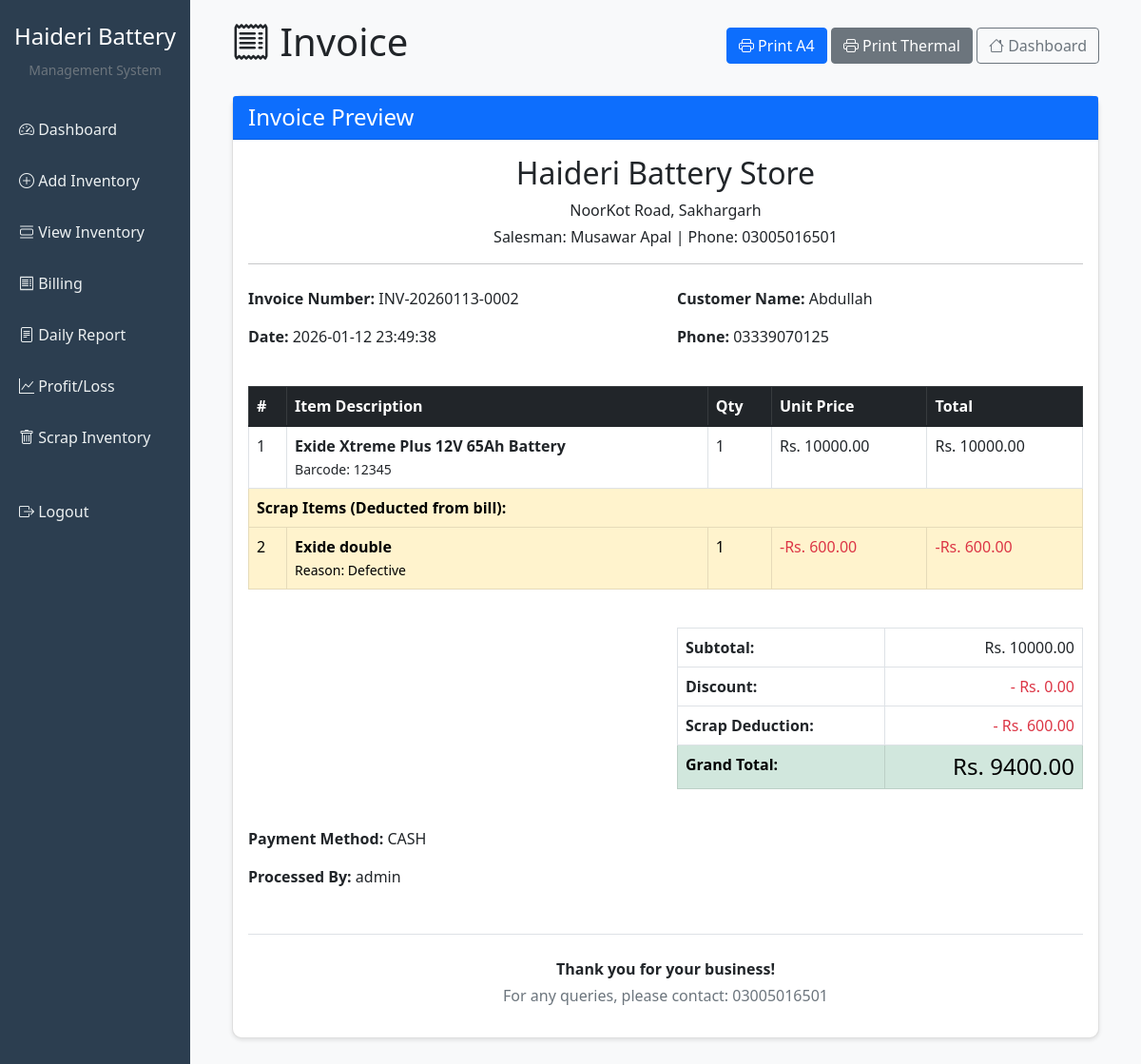
Screenshot of /invoice/INV-20260113-0002 (signed in) with the database file from the repository.
### app.py (models this page shows)
class Sale(db.Model):
    id = db.Column(db.Integer, primary_key=True)
    invoice_number = db.Column(db.String(50), unique=True, nullable=False)
    customer_name = db.Column(db.String(200))
    customer_phone = db.Column(db.String(20))
    items = db.Column(db.Text)  # JSON string of items
    subtotal = db.Column(db.Float, nullable=False)
    discount = db.Column(db.Float, default=0)
    scrap_deduction = db.Column(db.Float, default=0)  # New column
    total = db.Column(db.Float, nullable=False)
    payment_method = db.Column(db.String(50))
    created_by = db.Column(db.String(100))
    created_at = db.Column(db.DateTime, default=datetime.utcnow)

class ScrapInventory(db.Model):
    id = db.Column(db.Integer, primary_key=True)
    barcode = db.Column(db.String(100))
    name = db.Column(db.String(200), nullable=False)
    model = db.Column(db.String(100))
    weight = db.Column(db.Float)
    price = db.Column(db.Float, nullable=False)
    reason = db.Column(db.Text)
    sold_invoice = db.Column(db.String(50))
    created_at = db.Column(db.DateTime, default=datetime.utcnow)

### app.py (the view)
@app.route('/invoice/<invoice_number>')
@login_required
def invoice(invoice_number):
    sale = Sale.query.filter_by(invoice_number=invoice_number).first_or_404()
    items = json.loads(sale.items)
    scrap_items = ScrapInventory.query.filter_by(sold_invoice=invoice_number).all()
    return render_template('invoice.html', sale=sale, items=items, scrap_items=scrap_items)

### app.py (called while the page is built)
@login_manager.user_loader
def load_user(user_id):
    return User.query.get(int(user_id))

### templates/invoice.html (shortened to what this page needs)
{% extends "base.html" %}
{% block content %}
<div class="container">
    <div class="d-flex justify-content-between align-items-center mb-4">
        <h1><i class="bi bi-receipt"></i> Invoice</h1>
        <div>
            <a href="{{ url_for('print_invoice', invoice_number=sale.invoice_number, size='a4') }}" class="btn btn-primary">
                <i class="bi bi-printer"></i> Print A4
            </a>
            <a href="{{ url_for('print_invoice', invoice_number=sale.invoice_number, size='thermal') }}" class="btn btn-secondary">
                <i class="bi bi-printer"></i> Print Thermal
            </a>
            <a href="{{ url_for('dashboard') }}" class="btn btn-outline-secondary">
                <i class="bi bi-house"></i> Dashboard
            </a>
        </div>
    </div>
    <div class="card mb-4">
        <div class="card-header bg-primary text-white"><h4 class="mb-0">Invoice Preview</h4></div>
        <div class="card-body">
            <div class="text-center mb-4">
                <h2>Haideri Battery Store</h2>
                <p class="mb-1">NoorKot Road, Sakhargarh</p>
                <p class="mb-1">Salesman: Musawar Apal | Phone: 03005016501</p>
                <hr>
            </div>
            <div class="row mb-4">
                <div class="col-md-6">
                    <p><strong>Invoice Number:</strong> {{ sale.invoice_number }}</p>
                    <p><strong>Date:</strong> {{ sale.created_at.strftime('%Y-%m-%d %H:%M:%S') }}</p>
                </div>
                <div class="col-md-6">
                    <p><strong>Customer Name:</strong> {{ sale.customer_name }}</p>
                    <p><strong>Phone:</strong> {{ sale.customer_phone or 'N/A' }}</p>
                </div>
            </div>
            <div class="table-responsive mb-4">
                <table class="table table-bordered">
                    <thead class="table-dark">
                        <tr>
                            <th>#</th>
                            <th>Item Description</th>
                            <th>Qty</th>
                            <th>Unit Price</th>
                            <th>Total</th>
                        </tr>
                    </thead>
                    <tbody>
                        {% for item in items %}
                        <tr>
                            <td>{{ loop.index }}</td>
                            <td><strong>{{ item.name }}</strong><br><small>Barcode: {{ item.barcode }}</small></td>
                            <td>{{ item.quantity }}</td>
                            <td>Rs. {{ "%.2f"|format(item.price) }}</td>
                            <td>Rs. {{ "%.2f"|format(item.total) }}</td>
                        </tr>
                        {% endfor %}
                        {% if scrap_items %}
                        <tr class="table-warning">
                            <td colspan="5"><strong>Scrap Items (Deducted from bill):</strong></td>
                        </tr>
                        {% for scrap in scrap_items %}
                        <tr class="table-warning">
                            <td>{{ loop.index + items|length }}</td>
                            <td><strong>{{ scrap.name }}</strong><br><small>Reason: {{ scrap.reason or 'N/A' }}</small></td>
                            <td>1</td>
                            <td class="text-danger">-Rs. {{ "%.2f"|format(scrap.price) }}</td>
                            <td class="text-danger">-Rs. {{ "%.2f"|format(scrap.price) }}</td>
                        </tr>
                        {% endfor %}
                        {% endif %}
                    </tbody>
                </table>
            </div>
            <div class="row justify-content-end">
                <div class="col-md-6">
                    <table class="table table-bordered">
                        <tr>
                            <td><strong>Subtotal:</strong></td>
                            <td class="text-end">Rs. {{ "%.2f"|format(sale.subtotal) }}</td>
                        </tr>
                        <tr>
                            <td><strong>Discount:</strong></td>
                            <td class="text-end text-danger">- Rs. {{ "%.2f"|format(sale.discount) }}</td>
                        </tr>
                        {% if sale.scrap_deduction > 0 %}
                        <tr>
                            <td><strong>Scrap Deduction:</strong></td>
                            <td class="text-end text-danger">- Rs. {{ "%.2f"|format(sale.scrap_deduction) }}</td>
                        </tr>
                        {% endif %}
                        <tr class="table-success">
                            <td><strong>Grand Total:</strong></td>
                            <td class="text-end"><h4 class="mb-0">Rs. {{ "%.2f"|format(sale.total) }}</h4></td>
                        </tr>
                    </table>
                </div>
            </div>
            <div class="mt-4">
                <p><strong>Payment Method:</strong> {{ sale.payment_method|upper }}</p>
                <p><strong>Processed By:</strong> {{ sale.created_by }}</p>
            </div>
            <div class="text-center mt-5 pt-4 border-top">
                <p class="mb-1"><strong>Thank you for your business!</strong></p>
                <p class="text-muted">For any queries, please contact: 03005016501</p>
            </div>
        </div>
    </div>
</div>
{% endblock %}

### templates/base.html (style rules this page uses)
body { background-color: #f8f9fa; }
.card { border-radius: 10px; box-shadow: 0 2px 4px rgba(0,0,0,0.1); }

### rows the page displays
Sale: invoice_number "INV-20260113-0002", created_at "2026-01-12 23:49:38", customer_name "Abdullah", customer_phone "03339070125", subtotal "10000.00", discount "0.00", scrap_deduction "600.00", total "9400.00", payment_method "CASH", created_by "admin"
ScrapInventory: name "Exide double", reason "Defective", price "600.00"

### other values shown
{{ item.name }} "Exide Xtreme Plus 12V 65Ah Battery"
{{ item.barcode }} "12345"
{{ item.quantity }} "1"
{{ "%.2f"|format(item.price) }} "10000.00"
{{ "%.2f"|format(item.total) }} "10000.00"
